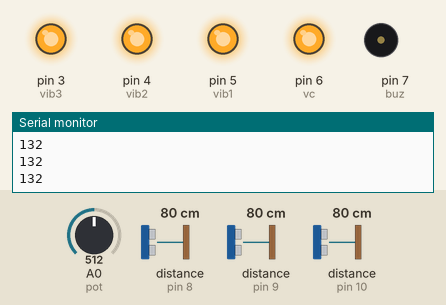
Simulated run of this sketch. Board: Arduino Uno, built with avr-gcc and run on an emulated ATmega328P. On the bench: output pins drawn as LEDs (lit = HIGH), buzzer (waves = sounding), the last lines printed to the serial monitor. Wiring (inferred from the names in the program): 3 × ultrasonic range finder: trigger pin 11, echo pin 8 / trigger pin 12, echo pin 9 / trigger pin 13, echo pin 10. The inputs (shaded band) are chosen by the test bench; at power-on: distance to the obstacle (sensors on pin 8, pin 9, pin 10) 80 cm, A0 (pot) = 512. The echo pulse lasts 58.3 µs per cm; pins used as bus, display or sensor lines are not drawn.

Above: at 1.2 s.
1.5 s: distance to the obstacle (sensor on pin 8) set to 131 cm
4.5 s: distance to the obstacle (sensor on pin 8) set to 140 cm
At 4.87 s:
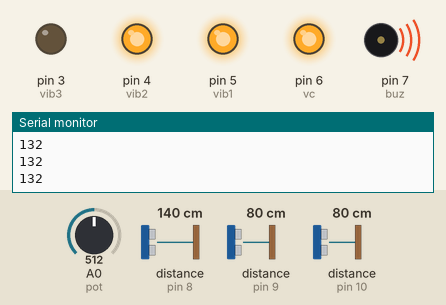
7.5 s: distance to the obstacle (sensor on pin 9) set to 130 cm
10.5 s: distance to the obstacle (sensor on pin 9) set to 139 cm
At 10.64 s:
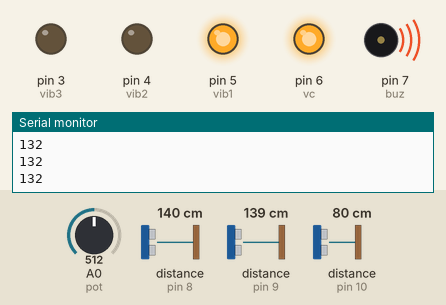
13.5 s: distance to the obstacle (sensor on pin 8) set to 2 cm
At 13.86 s:
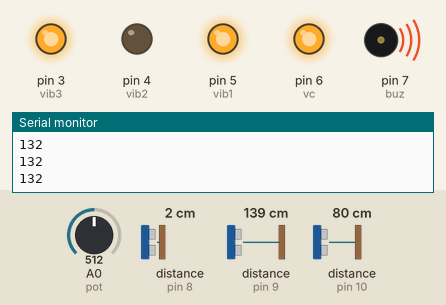
16.5 s: A0 (pot) set to 252
19.5 s: A0 (pot) set to 224
At 19.84 s:
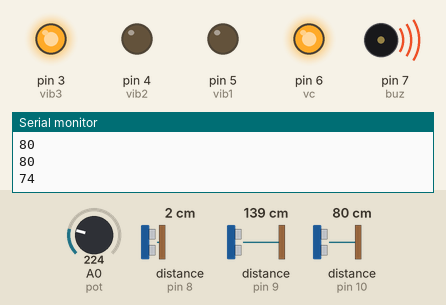
Timing chart, 0 to 23.5 s (numbered marks = the images above; inputs shaded):
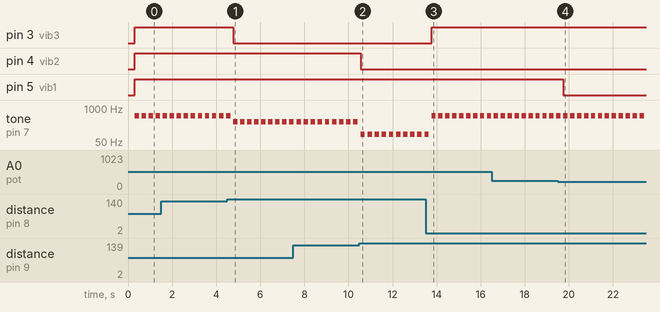

Measured:
- the behaviour switches between 134 and 135 cm on distance to the obstacle (sensor on pin 8) (found by bisection; images 0 and 1)
- the behaviour switches between 134 and 135 cm on distance to the obstacle (sensor on pin 9) (found by bisection; images 1 and 2)
- the behaviour switches between 240 and 239 on A0 (pot) (found by bisection; images 3 and 4)
- after the input at 4.5 s, pin 3 (vib3): HIGH → LOW after 0.27 s
- after the input at 10.5 s, pin 4 (vib2): HIGH → LOW after 0.05 s
- after the input at 13.5 s, pin 3 (vib3): LOW → HIGH after 0.27 s
- after the input at 19.5 s, pin 5 (vib1): HIGH → LOW after 0.25 s
- by itself, tone on pin 7 (buz): alternates 500 Hz for 0.20 s and silent for 0.11 s

The sketch:

smart_blind_stick1.ino
```cpp
#define ePin1 10
#define tPin1 13
#define ePin2 9
#define tPin2 12
#define ePin3 8
#define tPin3 11
#define buz 7
#define vib1 5
#define vib2 4
#define vib3 3
#define pot A0
#define vc 6
// defines variables
long dur1,dur2,dur3; // variable for the duration of sound wave travel
int dist1,dist2,dist3; // variable for the distance measurement

void setup() {
  Serial.begin(9600);
  pinMode(tPin1, OUTPUT);
  pinMode(ePin1, INPUT);
  pinMode(tPin2, OUTPUT);
  pinMode(ePin2, INPUT);
  pinMode(tPin3, OUTPUT);
  pinMode(ePin3, INPUT);
  pinMode(buz, OUTPUT);
  pinMode(vib1, OUTPUT);
  pinMode(vib2, OUTPUT);
  pinMode(vib3, OUTPUT);
 // pinMode(pot, OUTPUT);
  pinMode(vc, OUTPUT);
  digitalWrite(vc, HIGH);
}
void loop() {
  // Clears the trigPin condition
  delay(300);
  int vol=analogRead(pot);
  int v=30+vol/5;
  digitalWrite(tPin1, LOW);
  digitalWrite(tPin2, LOW);
  digitalWrite(tPin3, LOW);
  delayMicroseconds(2);
  // Sets the trigPin HIGH (ACTIVE) for 10 microseconds
  digitalWrite(tPin1, HIGH);
  delayMicroseconds(10);
  digitalWrite(tPin1, LOW);
  dur1 = pulseIn(ePin1, HIGH);

  digitalWrite(tPin2, HIGH);
  delayMicroseconds(10);
  digitalWrite(tPin2, LOW);
  dur2 = pulseIn(ePin2, HIGH);

  digitalWrite(tPin3, HIGH);
  delayMicroseconds(10);
  digitalWrite(tPin3, LOW);
  dur3 = pulseIn(ePin3, HIGH);

  // Calculating the distance
  dist1 = dur1 * 0.034 / 2;
  dist2 = dur2 * 0.034 / 2;
  dist3 = dur3 * 0.034 / 2;
  Serial.println(v);
  if(dist1<=v)
  {
    digitalWrite(vib1,HIGH);
    tone(buz,100,200);
  }
  else{
    digitalWrite(vib1,LOW);
  }
  if(dist2<=v)
  {
    digitalWrite(vib2,HIGH);
    tone(buz,300,200);
  }
  else{
    digitalWrite(vib2,LOW);
  }
  if(dist3<=v)
  {
    digitalWrite(vib3,HIGH);
    tone(buz,500,200);
  }
  else{
    digitalWrite(vib3,LOW);
  }
}
```
